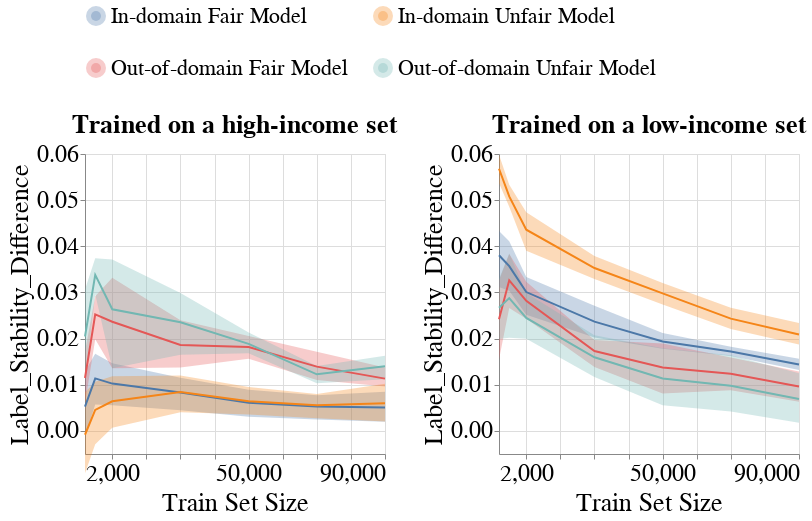

Notebook cell for this chart:
### Code cell
create_group_metric_line_bands_per_dataset_plot(metrics_per_exp_dct=metrics_per_exp_dct,
                                                experiment_names=EXPERIMENT_NAMES,
                                                model_name=MODEL_NAMES[0],
                                                metric_type='group',
                                                metric_name='Label_Stability_Difference',
                                                group_name=SENSITIVE_ATTR_FOR_DISPARITY_METRICS,
                                                ylim=[-0.005, 0.06],
                                                with_band=True)

### Figure 1 — Vega-Lite specification as saved in the notebook (floating-point values rounded to 4 significant figures; data arrays with more than 128 entries replaced by an {"elided": "..."} marker saying what was removed)
{"config": {"view": {"continuousWidth": 400, "continuousHeight": 300}, "axis": {"labelFontSize": 24, "labelFontWeight": "normal", "titleFontSize": 26, "titleFontWeight": "normal"}, "legend": {"columns": 2, "direction": "horizontal", "labelFontSize": 22, "labelLimit": 400, "orient": "top", "symbolStrokeWidth": 10, "titleAnchor": "middle", "titleFontSize": 24, "titleLimit": 300}, "title": {"fontSize": 22}}, "vconcat": [{"hconcat": [{"layer": [{"mark": {"type": "errorband", "extent": "ci"}, "encoding": {"color": {"field": "Extended_Model_Name", "type": "nominal"}, "x": {"axis": {"labelExpr": "(datum.value == 5000) || (datum.value == 10000) ? '2,000' : datum.label"}, "field": "Train_Set_Size", "scale": {"nice": false}, "title": "Train Set Size", "type": "quantitative"}, "y": {"field": "Metric_Value", "scale": {"domain": [-0.005, 0.06], "zero": false}, "title": "Label_Stability_Difference", "type": "quantitative"}}}, {"mark": "line", "encoding": {"color": {"field": "Extended_Model_Name", "title": null, "type": "nominal"}, "x": {"axis": {"labelExpr": "(datum.value == 5000) || (datum.value == 10000) ? '2,000' : datum.label"}, "field": "Train_Set_Size", "scale": {"nice": false}, "title": "Train Set Size", "type": "quantitative"}, "y": {"aggregate": "mean", "field": "Metric_Value", "scale": {"domain": [-0.005, 0.06], "zero": false}, "title": "Label_Stability_Difference", "type": "quantitative"}}}], "height": 300, "title": {"text": "Trained on a high-income set", "fontSize": 26}, "width": 300}, {"layer": [{"mark": {"type": "errorband", "extent": "ci"}, "encoding": {"color": {"field": "Extended_Model_Name", "type": "nominal"}, "x": {"axis": {"labelExpr": "(datum.value == 5000) || (datum.value == 10000) ? '2,000' : datum.label"}, "field": "Train_Set_Size", "scale": {"nice": false}, "title": "Train Set Size", "type": "quantitative"}, "y": {"field": "Metric_Value", "scale": {"domain": [-0.005, 0.06], "zero": false}, "title": "Label_Stability_Difference", "type": "quantitative"}}}, {"mark": "line", "encoding": {"color": {"field": "Extended_Model_Name", "title": null, "type": "nominal"}, "x": {"axis": {"labelExpr": "(datum.value == 5000) || (datum.value == 10000) ? '2,000' : datum.label"}, "field": "Train_Set_Size", "scale": {"nice": false}, "title": "Train Set Size", "type": "quantitative"}, "y": {"aggregate": "mean", "field": "Metric_Value", "scale": {"domain": [-0.005, 0.06], "zero": false}, "title": "Label_Stability_Difference", "type": "quantitative"}}}], "data": {"name": "data-f42612a9838799119dccd12a2768dc6c"}, "height": 300, "title": {"text": "Trained on a low-income set", "fontSize": 26}, "width": 300}]}], "data": {"name": "data-fcf5c7743ea34b7ef2a3ef37fe845313"}, "$schema": "https://vega.github.io/schema/vega-lite/v4.17.0.json", "datasets": {"data-fcf5c7743ea34b7ef2a3ef37fe845313": {"elided": "168 records"}, "data-f42612a9838799119dccd12a2768dc6c": {"elided": "168 records"}}}
